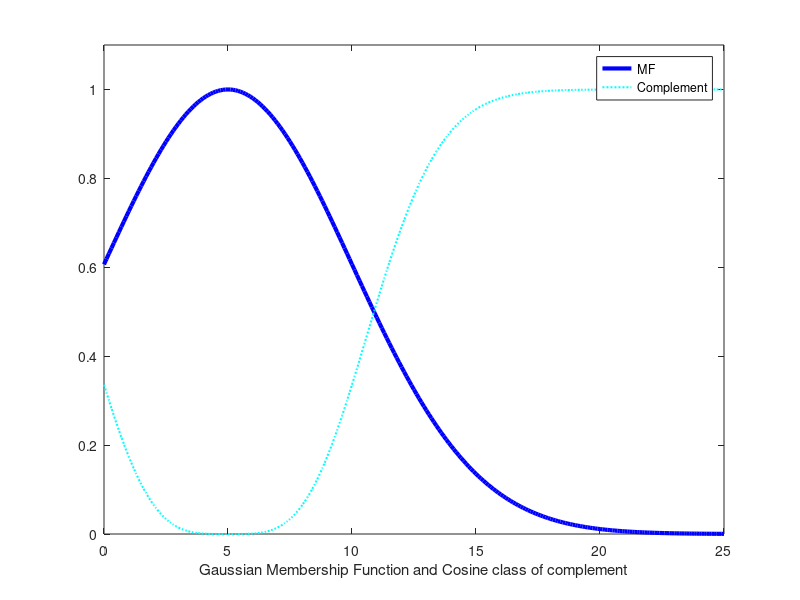

MATLAB code to generate this figure:
%  Shahab Sotudian--94125091
disp('*** Cosine class of complement for Gaussian membership function ***')
disp('Enter the parameter of Gaussian membership function sigma and mean  ***')
sigma=input('Enter the amount of  sigma ');
c=input('Enter the amount of  mean ');

% Gaussian membership function
x=0:0.1:(c+4*sigma);
y = exp(-(x - c).^2/(2*sigma^2));

%Cosine class of complement
h=(3.1415).*(y);
s=0.5*(1+cos(h));
% plottingt
plot(x,y,'b','linewidth',3)
  hold on
plot(x,s,'c:','linewidth',1.5)
     axis([0 (c+4*sigma) 0  1.1]);
   legend('MF','Complement')
   xlabel('Gaussian Membership Function and Cosine class of complement')